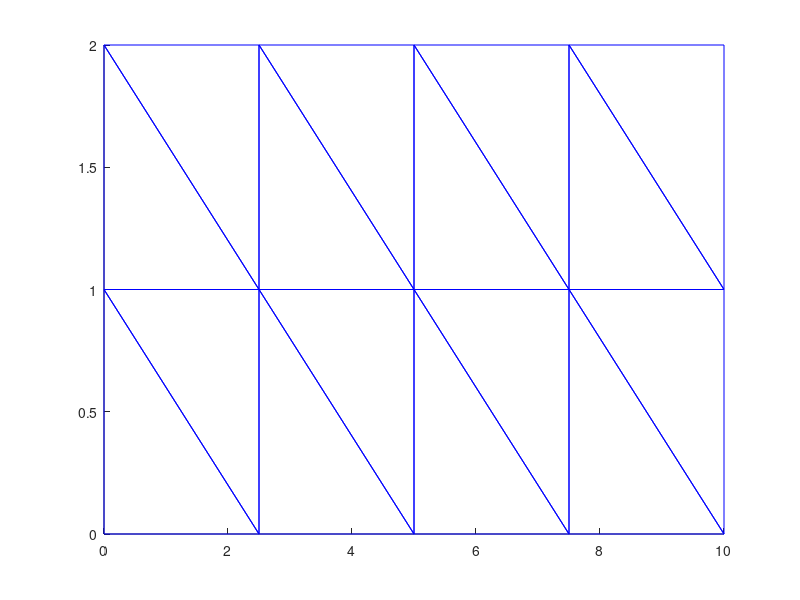

Write the MATLAB code that produced this figure.
clear all ; close all ; clc ;

% Set the number of elements
n_el = 16; n_np = 15;
dof = 2 * n_np;
f_ = 1;
height = 2;
Length = 10;              % length of bar
% Set the properties of the material and problem
E = 1500;          % Youngs Mod
v = .5;
% 
lamb = E*v/((1+v)*(1-2*v));
mu = E/(2*(1+v));
Dmu = [2*mu 0 0;0 2*mu 0;0 0 mu];

ICA = [1 5 4            % Interconnectivity array
       1 2 5
       2 6 5
       2 3 6
       4 8 7
       4 5 8
       5 9 8
       5 6 9
       7 11 10
       7 8 11
       8 12 11
       8 9 12
       10 14 13
       10 11 14
       11 15 14
       11 12 15];

dofICA = [ICA*2-1,ICA*2];
   
GA = [ 0  0  0  2.5  2.5  2.5  5  5  5  7.5  7.5  7.5  10  10  10    % x
       2  1  0   2    1    0   2  1  0   2    1    0    2   1   0 ]; % y


elx = zeros(n_el,4);                         % element x-coords var
ely = zeros(n_el,4);                         % element y-coords var

Kmu = zeros(dof , dof);
f_Omega = zeros(dof ,1);
f_Gamma = zeros(dof ,1);
M = eye(n_el);
G = zeros(dof,n_el);

psi1GP = [.1666666666 .6666666666 .1666666666];
psi2GP = [.1666666666 .1666666666 .6666666666];
WGP = [.1666666666 .1666666666 .1666666666];

for e = 1:n_el
    Kmu_e = zeros(6);
    L_e = zeros(1,6);
    
    for i=1:3
        elx(e,i) = GA(1,ICA(e,i));
        ely(e,i) = GA(2,ICA(e,i));
        
        if i==1
            elx(e,4) = GA(1,ICA(e,i));
            ely(e,4) = GA(2,ICA(e,i));
        end
    end
    xy_e = [elx(e,1:3)',ely(e,1:3)'];
    for j = 1:3
        psi1 = psi1GP(j);
        psi2 = psi2GP(j);
        psi3 = 1-psi1-psi2;
        
        N1 = psi1;
        N2 = psi2;
        N3 = psi3;  

        GN_e = [1 0 -1
                0 1 -1];

        Je = GN_e*xy_e;

        BB = Je\GN_e;

        Be = [BB(1,1),0,BB(1,2),0,BB(1,3),0;
               0,BB(2,1),0,BB(2,2),0,BB(2,3);
               BB(2,1),BB(1,1),BB(2,2),BB(1,2),BB(2,3),BB(1,3)];

        Le = [BB(1,1) BB(2,1), BB(1,2) BB(2,2), BB(1,3) BB(2,3)];
        L_e = L_e + [BB(1,1) BB(2,1), BB(1,2) BB(2,2), BB(1,3) BB(2,3)]; 

        Kmu_e = Kmu_e + WGP(j)*(Be')*Dmu*Be*det(Je);

        hold on

    end
        % Scatter and add the element stiff matrix into the global stiff matrix
        Kmu(dofICA(e,1:6),dofICA(e,1:6)) = Kmu(dofICA(e,1:6),dofICA(e,1:6)) + ...
        Kmu_e([1 3 5 2 4 6],[1 3 5 2 4 6]);
        % Scatter and add the element force vector into the global force vector
        G(dofICA(e,1:6),e) = G(dofICA(e,1:6),e) - (L_e([1 3 5 2 4 6]))';
end

f_Gamma(25) = -f_*1/3;
f_Gamma(29) = f_*1/3;

f = f_Gamma;
K = Kmu -lamb*G*(M\G');

K(1,:) = 0;
K(:,1) = 0;
K(1,1) = 1;

K(3,:) = 0;
K(:,3) = 0;
K(3,3) = 1;

K(5,:) = 0;
K(:,5) = 0;
K(5,5) = 1;

K(6,:) = 0;
K(:,6) = 0;
K(6,6) = 1;
% Calculate unknown nodal tempretures using partitioning method
for el = 1:n_el

% patch(elx(e,1:3),ely(e,1:3),d(ICA(e,1:3)))
    for i=1:3
        elx(el,i) = elx(el,i);
        ely(el,i) = ely(el,i);

        if i==1
            elx(el,4) = elx(el,4);
            ely(el,4) = ely(el,4);
        end
    end
    plot (elx(el,1:4), ely(el,1:4),'Color','b')
    set(gcf, 'Visible', 'off')
    hold on
%     plot (elx(e,1:4), ely(e,1:4),'Color','w')
end
set(gcf, 'Visible', 'on')
d = K\f;

for el = 1:n_el

% patch(elx(e,1:3),ely(e,1:3),d(ICA(e,1:3)))
    for i=1:3
        elx(el,i) = elx(el,i)+ d(ICA(el,i)*2-1);
        ely(el,i) = ely(el,i) +d(ICA(el,i)*2);

        if i==1
            elx(el,4) = elx(el,4)+d(ICA(el,i)*2-1);
            ely(el,4) = ely(el,4)+d(ICA(el,i)*2);
        end
    end
    plot (elx(el,1:4), ely(el,1:4),'Color','r')
    set(gcf, 'Visible', 'off')
    hold on
%     plot (elx(e,1:4), ely(e,1:4),'Color','w')
end
set(gcf, 'Visible', 'on')
% title('Heat Conduction Triangular Element FEM'...
%             ,'FontWeight','normal','FontSize',14)
% % Create xlabel
% xlabel({'x (m)'},'FontWeight','normal','FontSize',14);
% % Create ylabel
% ylabel({'y (m)'},'FontWeight','normal'...
%     ,'FontSize',14);
% colorbar
% legend
x= 10;
y=2;
u_xy = 2*f_*(1-v^2)/(E*height)*x*(height/2-y);
disp('Analytical x displacement = ')
disp(u_xy)
disp('FE x displacement = ')
disp(d(13*2-1))
v_xy = f_*(1-v^2)/(E*height)*(x^2+v/(1-v)*y*(y-height));
disp('Analytical y displacement = ')
disp(v_xy)
disp('FE y displacement = ')
disp(d(13*2))